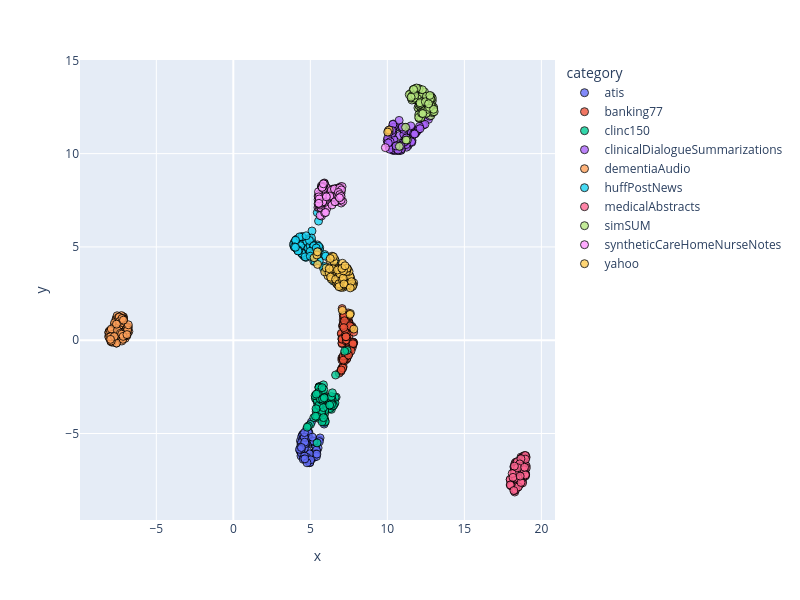

The cell this chart's notebook holds for it:
### Code cell
dimensionality_reduction_plots(file_paths="./outputsTest/*/mean_model_zero_shot_classification.csv")

### Figure 1 — Plotly figure (JSON) as saved in the notebook; plotly's stock layout.template omitted (floating-point values rounded to 4 significant figures)
{"data": [{"customdata": [["atis_199"], ["atis_12"], ["atis_115"], ["atis_276"], ["atis_188"], ["atis_137"], ["atis_177"], ["atis_106"], ["atis_100"], ["atis_267"], ["atis_112"], ["atis_126"], ["atis_120"], ["atis_239"], ["atis_101"], ["atis_153"], ["atis_13"], ["atis_101"], ["atis_136"], ["atis_212"], ["atis_230"], ["atis_112"], ["atis_122"], ["atis_156"], ["atis_232"], ["atis_3"], ["atis_171"], ["atis_187"], ["atis_151"], ["atis_10"], ["atis_154"], ["atis_425"], ["atis_185"], ["atis_25"], ["atis_148"], ["atis_134"], ["atis_188"], ["atis_193"], ["atis_129"], ["atis_109"], ["atis_180"], ["atis_275"], ["atis_124"], ["atis_10"], ["atis_210"], ["atis_118"], ["atis_206"], ["atis_138"], ["atis_15"], ["atis_227"], ["atis_13"], ["atis_218"], ["atis_20"], ["atis_150"], ["atis_110"], ["atis_164"], ["atis_116"], ["atis_152"], ["atis_132"], ["atis_144"], ["atis_128"], ["atis_117"], ["atis_217"], ["atis_17"], ["atis_168"], ["atis_15"], ["atis_10"], ["atis_100"], ["atis_130"], ["atis_111"], ["atis_150"], ["atis_544"], ["atis_145"], ["atis_108"], ["atis_270"], ["atis_209"], ["atis_118"], ["atis_117"], ["atis_304"], ["atis_128"], ["atis_101"], ["atis_210"], ["atis_204"], ["atis_157"], ["atis_11"], ["atis_268"], ["atis_116"], ["atis_148"], ["atis_112"], ["atis_198"], ["atis_125"], ["atis_0"], ["atis_128"], ["atis_129"], ["atis_199"], ["atis_105"], ["atis_257"], ["atis_108"], ["atis_153"], ["atis_11"]], "hovertemplate": "category=atis<br>x=%{x}<br>y=%{y}<br>doc_id=%{customdata[0]}<extra></extra>", "legendgroup": "atis", "marker": {"color": "#636efa", "line": {"color": "black", "width": 1}, "opacity": 0.8, "size": 8, "symbol": "circle"}, "mode": "markers", "name": "atis", "orientation": "v", "showlegend": true, "type": "scatter", "x": [5.503, 4.543, 5.073, 4.873, 5.542, 4.583, 5.187, 4.357, 4.537, 4.529, 5.319, 4.62, 5.248, 4.763, 4.925, 5.193, 4.888, 4.631, 4.79, 4.626, 4.532, 5.382, 5.342, 4.481, 4.604, 4.866, 4.544, 4.434, 5.31, 4.962, 4.513, 5.14, 4.886, 4.448, 4.891, 4.927, 5.309, 4.4, 5.414, 4.431, 4.393, 4.322, 5.25, 5.34, 4.896, 5.134, 4.617, 4.959, 5.095, 5.562, 4.727, 4.646, 5.398, 4.538, 4.776, 4.687, 4.575, 4.681, 4.639, 5.632, 5.894, 4.648, 4.816, 4.813, 4.769, 5.347, 5.396, 4.578, 5.588, 4.908, 4.841, 4.51, 4.97, 4.864, 4.406, 4.949, 4.803, 5.13, 4.429, 4.758, 4.45, 4.619, 5.181, 5.423, 5.023, 4.608, 4.675, 4.713, 5.243, 4.363, 4.539, 4.785, 4.6, 4.635, 4.407, 4.298, 5.128, 4.421, 4.618, 4.645], "xaxis": "x", "y": [-5.775, -5.028, -4.384, -6.466, -5.338, -6.129, -6.164, -5.395, -6.139, -5.074, -5.974, -5.994, -6.273, -4.776, -6.472, -5.566, -6.482, -6.254, -5.42, -6.341, -5.523, -5.936, -6.128, -5.095, -5.284, -4.921, -6.296, -5.182, -6.077, -6.424, -5.069, -6.216, -6.157, -6.109, -5.251, -6.333, -5.598, -5.568, -5.962, -6.044, -6.199, -5.919, -6.021, -5.666, -5.21, -6.305, -6.228, -6.567, -6.315, -5.35, -5.32, -6.208, -5.891, -5.292, -5.125, -5.69, -6.293, -6.288, -5.66, -5.236, -4.493, -6.177, -5.397, -5.918, -5.113, -6.109, -6.229, -6.186, -5.435, -4.94, -5.149, -5.611, -6.547, -4.937, -6.029, -6.092, -6.381, -5.445, -5.473, -6.277, -5.779, -6.21, -5.393, -6.103, -6.411, -5.805, -5.543, -5.226, -5.418, -5.728, -6.383, -6.569, -5.194, -5.464, -5.844, -5.848, -5.194, -5.751, -4.949, -6.357], "yaxis": "y"}, {"customdata": [["atis_303"], ["atis_171"], ["atis_196"], ["atis_294"], ["atis_199"], ["atis_146"], ["atis_243"], ["atis_116"], ["atis_119"], ["atis_297"], ["atis_275"], ["atis_159"], ["atis_299"], ["atis_245"], ["atis_146"], ["atis_194"], ["atis_143"], ["atis_170"], ["atis_15"], ["atis_283"], ["atis_234"], ["atis_220"], ["atis_222"], ["atis_211"], ["atis_410"], ["atis_343"], ["atis_196"], ["atis_252"], ["atis_166"], ["atis_271"], ["atis_223"], ["atis_475"], ["atis_216"], ["atis_289"], ["atis_15"], ["atis_15"], ["atis_239"], ["atis_372"], ["atis_185"], ["atis_22"], ["atis_236"], ["atis_276"], ["atis_130"], ["atis_133"], ["atis_249"], ["atis_155"], ["atis_249"], ["atis_176"], ["atis_249"], ["atis_257"], ["atis_168"], ["atis_290"], ["atis_27"], ["atis_200"], ["atis_215"], ["atis_18"], ["atis_146"], ["atis_158"], ["atis_151"], ["atis_189"], ["atis_225"], ["atis_233"], ["atis_255"], ["atis_239"], ["atis_221"], ["atis_161"], ["atis_126"], ["atis_148"], ["atis_154"], ["atis_118"], ["atis_297"], ["atis_586"], ["atis_195"], ["atis_128"], ["atis_303"], ["atis_305"], ["atis_283"], ["atis_169"], ["atis_314"], ["atis_196"], ["atis_246"], ["atis_259"], ["atis_271"], ["atis_182"], ["atis_380"], ["atis_330"], ["atis_173"], ["atis_383"], ["atis_359"], ["atis_334"], ["atis_136"], ["atis_134"], ["atis_158"], ["atis_144"], ["atis_216"], ["atis_208"], ["atis_271"], ["atis_166"], ["atis_211"], ["atis_24"]], "hovertemplate": "category=banking77<br>x=%{x}<br>y=%{y}<br>doc_id=%{customdata[0]}<extra></extra>", "legendgroup": "banking77", "marker": {"color": "#EF553B", "line": {"color": "black", "width": 1}, "opacity": 0.8, "size": 8, "symbol": "circle"}, "mode": "markers", "name": "banking77", "orientation": "v", "showlegend": true, "type": "scatter", "x": [7.439, 7.171, 7.258, 7.198, 7.545, 7.768, 7.515, 7.426, 7.508, 7.305, 7.52, 7.023, 7.643, 7.445, 7.726, 7.79, 7.353, 7.531, 7.285, 7.426, 7.511, 7.132, 7.21, 7.474, 7.222, 7.374, 7.025, 7.324, 7.014, 7.775, 7.341, 7.275, 7.516, 7.065, 7.174, 7.388, 7.456, 7.706, 7.072, 7.046, 7.499, 7.774, 7.405, 7.364, 7.494, 7.256, 7.06, 7.269, 7.367, 7.087, 7.151, 7.128, 7.813, 7.426, 7.244, 7.647, 7.052, 7.046, 7.371, 7.047, 6.875, 7.408, 7.22, 7.065, 7.33, 5.86, 7.61, 7.813, 7.1, 7.113, 7.358, 7.412, 7.131, 7.447, 7.345, 7.063, 7.3, 7.663, 7.144, 7.756, 6.998, 7.3, 7.246, 7.77, 7.159, 7.105, 7.005, 7.132, 7.204, 7.243, 7.142, 7.681, 7.128, 7.56, 7.644, 7.316, 7.215, 7.141, 7.476, 7.175], "xaxis": "x", "y": [0.9967, 0.1538, 0.1641, 0.7295, -0.5368, -0.1034, -0.725, -0.1794, 0.9362, 1.049, 1.331, 0.335, 0.614, 1.041, -0.3788, -0.1158, 0.2158, -0.2537, 0.1352, -0.7262, 0.969, 1.083, 1.292, 1.26, -0.8331, 0.7516, -1.541, 0.3624, 0.3674, -0.2254, -1.017, 0.8671, -0.2938, 0.03001, 1.247, -0.9249, 1.462, 0.7361, -1.477, -0.9559, 0.2271, -0.1623, 0.8793, 0.7495, 0.9142, 0.2511, -0.186, -0.8455, 0.07502, 0.7646, -1.01, -1.414, -0.131, 0.4414, -1.095, -0.114, -0.1471, -1.061, -0.9809, 0.09049, -1.761, 0.9136, -0.994, 0.04912, -0.05281, -2.919, 0.7009, 0.4329, -0.9691, -0.9995, -0.8451, -0.6961, 1.388, -0.05556, 0.01726, 1.694, 0.991, 0.6652, 0.8994, -0.1277, -1.657, 0.186, 0.5723, -0.1904, 1.289, -1.49, -1.597, -0.8523, 1.329, -0.6707, 0.8435, 0.6971, 0.7898, 0.7675, -0.5711, 0.1852, 1.042, -1.07, -0.7937, 0.676], "yaxis": "y"}, {"customdata": [["atis_356"], ["atis_200"], ["atis_317"], ["atis_361"], ["atis_220"], ["atis_246"], ["atis_305"], ["atis_122"], ["atis_220"], ["atis_520"], ["atis_297"], ["atis_181"], ["atis_309"], ["atis_378"], ["atis_247"], ["atis_234"], ["atis_189"], ["atis_226"], ["atis_156"], ["atis_34"], ["atis_253"], ["atis_299"], ["atis_290"], ["atis_252"], ["atis_418"], ["atis_360"], ["atis_256"], ["atis_320"], ["atis_315"], ["atis_28"], ["atis_249"], ["atis_559"], ["atis_251"], ["atis_297"], ["atis_305"], ["atis_20"], ["atis_426"], ["atis_376"], ["atis_233"], ["atis_220"], ["atis_256"], ["atis_279"], ["atis_164"], ["atis_298"], ["atis_270"], ["atis_185"], ["atis_251"], ["atis_280"], ["atis_368"], ["atis_265"], ["atis_201"], ["atis_436"], ["atis_337"], ["atis_273"], ["atis_394"], ["atis_220"], ["atis_32"], ["atis_18"], ["atis_242"], ["atis_229"], ["atis_292"], ["atis_261"], ["atis_317"], ["atis_274"], ["atis_277"], ["atis_207"], ["atis_141"], ["atis_268"], ["atis_165"], ["atis_191"], ["atis_318"], ["atis_642"], ["atis_369"], ["atis_155"], ["atis_347"], ["atis_344"], ["atis_487"], ["atis_174"], ["atis_321"], ["atis_230"], ["atis_274"], ["atis_372"], ["atis_282"], ["atis_2"], ["atis_405"], ["atis_349"], ["atis_209"], ["atis_395"], ["atis_389"], ["atis_389"], ["atis_258"], ["atis_200"], ["atis_197"], ["atis_239"], ["atis_230"], ["atis_240"], ["atis_325"], ["atis_223"], ["atis_286"], ["atis_259"]], "hovertemplate": "category=clinc150<br>x=%{x}<br>y=%{y}<br>doc_id=%{customdata[0]}<extra></extra>", "legendgroup": "clinc150", "marker": {"color": "#00cc96", "line": {"color": "black", "width": 1}, "opacity": 0.8, "size": 8, "symbol": "circle"}, "mode": "markers", "name": "clinc150", "orientation": "v", "showlegend": true, "type": "scatter", "x": [6.133, 5.544, 5.841, 5.587, 5.796, 5.748, 5.999, 5.345, 5.439, 5.466, 5.622, 5.934, 5.907, 5.841, 6.546, 5.693, 5.418, 6.059, 6.226, 5.397, 5.636, 5.902, 6.366, 5.752, 5.979, 5.937, 6.406, 5.925, 5.919, 5.566, 5.671, 5.811, 6.083, 6.288, 6.161, 5.666, 5.967, 5.22, 5.956, 5.39, 5.661, 5.485, 5.918, 5.48, 5.325, 6.673, 5.582, 5.911, 5.453, 5.72, 6.408, 6.258, 5.007, 7.388, 6.446, 6.464, 5.381, 5.973, 5.93, 6.242, 7.228, 5.776, 6.598, 5.59, 6.601, 5.746, 5.85, 6.415, 4.874, 5.704, 5.763, 5.718, 5.572, 6.348, 5.552, 5.309, 5.552, 6.41, 5.743, 5.849, 5.849, 5.37, 4.795, 5.633, 5.451, 6.639, 6.361, 6.496, 5.335, 5.66, 5.509, 6.376, 5.876, 5.795, 5.858, 5.762, 5.9, 6.254, 6.43, 5.387], "xaxis": "x", "y": [-3.459, -4.187, -2.864, -2.496, -3.883, -3.496, -3.246, -3.061, -5.504, -3.014, -2.612, -3.126, -4.274, -4.307, -3.431, -3.477, -3.241, -3.352, -3.674, -2.923, -3.521, -4.246, -3.706, -3.881, -3.134, -4.319, -3.524, -3.944, -4.405, -2.489, -3.941, -3.015, -3.323, -3.657, -3.402, -2.654, -3.173, -4.155, -3.637, -3.159, -3.278, -3.602, -4.199, -3.443, -3.111, -3.049, -2.524, -3.202, -3.248, -3.705, -3.197, -3.323, -4.512, -0.5398, -3.533, -3.377, -3.82, -4.362, -3.789, -3.474, -0.5934, -4.016, -3.353, -3.552, -3.067, -3.889, -2.392, -3.182, -4.594, -2.619, -4.374, -3.842, -2.52, -3.14, -3.486, -2.973, -2.55, -3.391, -3.221, -3.027, -3.61, -3.674, -4.661, -3.135, -4.087, -1.865, -3.019, -3.499, -4.075, -2.812, -2.813, -3.447, -2.649, -3.15, -4.149, -2.542, -3.091, -3.477, -2.82, -2.891], "yaxis": "y"}, {"customdata": [["atis_36"], ["atis_223"], ["atis_421"], ["atis_394"], ["atis_24"], ["atis_385"], ["atis_316"], ["atis_187"], ["atis_313"], ["atis_547"], ["atis_337"], ["atis_227"], ["atis_324"], ["atis_463"], ["atis_361"], ["atis_294"], ["atis_206"], ["atis_28"], ["atis_239"], ["atis_39"], ["atis_261"], ["atis_313"], ["atis_457"], ["atis_360"], ["atis_453"], ["atis_398"], ["atis_430"], ["atis_324"], ["atis_357"], ["atis_335"], ["atis_269"], ["atis_562"], ["atis_26"], ["atis_409"], ["atis_32"], ["atis_241"], ["atis_488"], ["atis_407"], ["atis_447"], ["atis_235"], ["atis_292"], ["atis_303"], ["atis_252"], ["atis_347"], ["atis_386"], ["atis_325"], ["atis_311"], ["atis_437"], ["atis_417"], ["atis_356"], ["atis_210"], ["atis_455"], ["atis_404"], ["atis_336"], ["atis_396"], ["atis_239"], ["atis_42"], ["atis_379"], ["atis_38"], ["atis_317"], ["atis_338"], ["atis_304"], ["atis_454"], ["atis_300"], ["atis_304"], ["atis_254"], ["atis_237"], ["atis_345"], ["atis_188"], ["atis_246"], ["atis_389"], ["atis_645"], ["atis_407"], ["atis_21"], ["atis_355"], ["atis_367"], ["atis_488"], ["atis_318"], ["atis_334"], ["atis_276"], ["atis_427"], ["atis_412"], ["atis_302"], ["atis_27"], ["atis_441"], ["atis_397"], ["atis_276"], ["atis_468"], ["atis_430"], ["atis_398"], ["atis_310"], ["atis_213"], ["atis_224"], ["atis_381"], ["atis_237"], ["atis_288"], ["atis_338"], ["atis_326"], ["atis_300"], ["atis_337"]], "hovertemplate": "category=clinicalDialogueSummarizations<br>x=%{x}<br>y=%{y}<br>doc_id=%{customdata[0]}<extra></extra>", "legendgroup": "clinicalDialogueSummarizations", "marker": {"color": "#ab63fa", "line": {"color": "black", "width": 1}, "opacity": 0.8, "size": 8, "symbol": "circle"}, "mode": "markers", "name": "clinicalDialogueSummarizations", "orientation": "v", "showlegend": true, "type": "scatter", "x": [11.84, 12.32, 11.85, 11.99, 11.28, 11.49, 10.66, 11.21, 10.11, 10.32, 10.38, 10.03, 11.5, 10.86, 11.48, 10.62, 10.39, 11.81, 11.21, 10.1, 11.89, 10.61, 10.28, 10.71, 10.39, 10.85, 10.08, 10.34, 12.34, 10.8, 11.6, 10.8, 18.21, 12.12, 11.32, 11.35, 10.15, 11.15, 10.82, 10.53, 11.7, 11.25, 10.11, 11.09, 11.4, 10.15, 10.18, 10.4, 12.02, 10.81, 11.07, 12.67, 11.59, 10.38, 12.44, 11.57, 9.991, 10.94, 12.08, 10.22, 12.75, 10.87, 11.01, 10.26, 11.02, 10.22, 10.15, 10.76, 11.26, 10.76, 10.97, 10.89, 10.36, 11.8, 10.91, 10.91, 10.36, 10.36, 12.12, 10.43, 18.27, 10.3, 11.23, 11.05, 10.07, 10.02, 11.12, 10.59, 10.18, 10.69, 10.72, 10.28, 11.77, 11.52, 10.87, 10.12, 11.23, 10.97, 10.06, 10.56], "xaxis": "x", "y": [11.11, 11.56, 11.22, 11.27, 10.97, 11.04, 10.27, 10.9, 10.39, 11.37, 10.17, 10.61, 10.68, 10.36, 10.69, 11.44, 10.82, 11.16, 11.41, 11.06, 11.16, 10.25, 11.33, 10.16, 11.59, 10.34, 10.8, 10.21, 11.52, 10.25, 10.71, 10.97, -6.78, 12.01, 11.21, 10.43, 11.11, 10.82, 10.2, 10.16, 11.07, 10.35, 10.8, 11.21, 10.79, 10.99, 10.46, 11.41, 11.32, 10.19, 11.04, 11.84, 10.61, 10.21, 11.57, 10.64, 10.69, 11.38, 11.46, 10.47, 12.01, 10.2, 10.43, 11.2, 10.56, 10.9, 10.23, 11.78, 10.84, 10.24, 10.56, 10.17, 11.24, 11.07, 10.33, 10.25, 11.23, 11.56, 11.34, 10.74, -6.912, 11.09, 10.49, 11.3, 11.23, 10.83, 10.62, 10.24, 10.64, 10.19, 10.46, 11.24, 11.05, 11.48, 10.41, 11.15, 10.84, 11.43, 10.57, 10.41], "yaxis": "y"}, {"customdata": [["atis_405"], ["atis_232"], ["atis_424"], ["atis_402"], ["atis_364"], ["atis_416"], ["atis_365"], ["atis_288"], ["atis_316"], ["atis_553"], ["atis_403"], ["atis_380"], ["atis_329"], ["atis_488"], ["atis_364"], ["atis_386"], ["atis_284"], ["atis_280"], ["atis_392"], ["atis_428"], ["atis_447"], ["atis_441"], ["atis_474"], ["atis_510"], ["atis_467"], ["atis_512"], ["atis_44"], ["atis_338"], ["atis_537"], ["atis_405"], ["atis_325"], ["atis_57"], ["atis_298"], ["atis_455"], ["atis_424"], ["atis_473"], ["atis_514"], ["atis_448"], ["atis_46"], ["atis_280"], ["atis_420"], ["atis_316"], ["atis_352"], ["atis_479"], ["atis_397"], ["atis_391"], ["atis_456"], ["atis_525"], ["atis_554"], ["atis_383"], ["atis_32"], ["atis_513"], ["atis_407"], ["atis_348"], ["atis_428"], ["atis_244"], ["atis_490"], ["atis_41"], ["atis_525"], ["atis_523"], ["atis_351"], ["atis_334"], ["atis_464"], ["atis_421"], ["atis_320"], ["atis_278"], ["atis_386"], ["atis_351"], ["atis_228"], ["atis_289"], ["atis_563"], ["atis_646"], ["atis_451"], ["atis_381"], ["atis_368"], ["atis_400"], ["atis_526"], ["atis_360"], ["atis_401"], ["atis_478"], ["atis_469"], ["atis_422"], ["atis_353"], ["atis_279"], ["atis_467"], ["atis_503"], ["atis_285"], ["atis_469"], ["atis_465"], ["atis_494"], ["atis_516"], ["atis_264"], ["atis_243"], ["atis_392"], ["atis_250"], ["atis_325"], ["atis_454"], ["atis_403"], ["atis_34"], ["atis_388"]], "hovertemplate": "category=dementiaAudio<br>x=%{x}<br>y=%{y}<br>doc_id=%{customdata[0]}<extra></extra>", "legendgroup": "dementiaAudio", "marker": {"color": "#FFA15A", "line": {"color": "black", "width": 1}, "opacity": 0.8, "size": 8, "symbol": "circle"}, "mode": "markers", "name": "dementiaAudio", "orientation": "v", "showlegend": true, "type": "scatter", "x": [-7.134, -7.462, -7.925, -7.881, -7.595, -6.865, -7.792, -7.323, -6.942, -7.027, -6.919, -6.909, -7.414, -7.734, -7.394, -7.865, -7.656, -7.914, -7.613, -7.589, -7.507, -6.781, -7.951, -7.379, -7.081, -7.129, -7.914, -6.94, -7.161, -6.814, -7.945, -7.264, -7.725, -7.543, -7.205, -7.469, -7.237, -7.611, -7.681, -7.967, -7.528, -7.254, -7.146, -7.452, -6.934, -7.341, -7.366, -7.309, -6.871, -7.609, -8.054, -7.87, -7.796, -7.711, -8.089, -7.141, -7.952, -7.923, -6.895, -7.948, -7.478, -7.545, -7.582, -7.173, -7.738, -8.088, -6.911, -7.057, -6.918, -8.075, -6.926, -7.132, -7.988, -7.838, -7.381, -7.922, -7.462, -8.074, -6.987, -7.405, -7.208, -7.243, -7.527, -7.409, -7.389, -6.9, -7.329, -7.589, -6.863, -7.251, -7.228, -7.154, -7.589, -6.817, -7.924, -7.972, -7.134, -7.726, -7.976, -6.905], "xaxis": "x", "y": [1.252, 1.152, 0.1009, 0.02149, 1.14, 0.5584, 0.01798, 0.553, 0.6108, 0.09708, 0.4101, 0.4512, 0.9363, 0.1241, 0.826, -0.01514, 0.9143, 0.4883, 0.7183, -0.1551, 1.227, 0.4689, 0.03706, 0.6898, 0.876, 1.117, -0.04229, 0.4061, 1.236, 0.6903, -0.02141, 1.319, 0.8278, 1.155, 1.146, 0.311, -0.0415, 0.6476, 0.2311, 0.02925, 0.9487, 0.3836, 1.12, 0.8964, 0.6295, 0.5108, 0.5295, 0.11, 0.4025, 1.141, 0.4874, -0.1086, 0.3971, 0.9395, 0.406, 0.7886, -0.06761, 0.3278, 0.6373, 0.5349, 0.3709, 1.31, 0.2407, 0.04727, 0.1978, 0.2173, 0.2435, 0.4548, 0.2973, 0.4257, 0.4002, 1.147, 0.5081, 0.3211, 0.4447, 0.5994, 1.205, 0.1524, 0.3355, 0.8013, 0.9371, 1.166, 0.5214, 1.244, 1.003, 0.6782, 0.3692, 0.8603, 0.5532, 0.3211, 1.165, 0.2054, -0.1521, 0.8264, -0.04218, 0.1914, 1.074, 0.199, 0.04453, 0.3005], "yaxis": "y"}, {"customdata": [["atis_434"], ["atis_29"], ["atis_510"], ["atis_407"], ["atis_392"], ["atis_641"], ["atis_455"], ["atis_305"], ["atis_432"], ["atis_578"], ["atis_413"], ["atis_46"], ["atis_34"], ["atis_52"], ["atis_368"], ["atis_445"], ["atis_345"], ["atis_338"], ["atis_487"], ["atis_438"], ["atis_493"], ["atis_493"], ["atis_486"], ["atis_523"], ["atis_620"], ["atis_518"], ["atis_443"], ["atis_541"], ["atis_612"], ["atis_460"], ["atis_392"], ["atis_587"], ["atis_307"], ["atis_482"], ["atis_466"], ["atis_504"], ["atis_54"], ["atis_478"], ["atis_481"], ["atis_338"], ["atis_443"], ["atis_323"], ["atis_388"], ["atis_533"], ["atis_505"], ["atis_543"], ["atis_50"], ["atis_547"], ["atis_577"], ["atis_405"], ["atis_356"], ["atis_538"], ["atis_408"], ["atis_392"], ["atis_490"], ["atis_374"], ["atis_543"], ["atis_422"], ["atis_577"], ["atis_529"], ["atis_410"], ["atis_424"], ["atis_470"], ["atis_471"], ["atis_382"], ["atis_335"], ["atis_458"], ["atis_410"], ["atis_258"], ["atis_293"], ["atis_567"], ["atis_692"], ["atis_475"], ["atis_384"], ["atis_375"], ["atis_607"], ["atis_538"], ["atis_399"], ["atis_48"], ["atis_546"], ["atis_495"], ["atis_462"], ["atis_507"], ["atis_425"], ["atis_552"], ["atis_524"], ["atis_360"], ["atis_545"], ["atis_472"], ["atis_511"], ["atis_602"], ["atis_294"], ["atis_369"], ["atis_469"], ["atis_327"], ["atis_389"], ["atis_476"], ["atis_443"], ["atis_350"], ["atis_391"]], "hovertemplate": "category=huffPostNews<br>x=%{x}<br>y=%{y}<br>doc_id=%{customdata[0]}<extra></extra>", "legendgroup": "huffPostNews", "marker": {"color": "#19d3f3", "line": {"color": "black", "width": 1}, "opacity": 0.8, "size": 8, "symbol": "circle"}, "mode": "markers", "name": "huffPostNews", "orientation": "v", "showlegend": true, "type": "scatter", "x": [3.978, 4.552, 4.145, 4.92, 4.574, 4.668, 4.936, 4.562, 5.486, 4.777, 4.336, 3.991, 4.909, 5.235, 4.553, 4.568, 5.284, 4.515, 4.668, 6.454, 4.501, 5.604, 3.944, 5.357, 7.248, 5.216, 6.631, 3.964, 6.507, 5.458, 4.646, 4.68, 6.49, 5.088, 5.534, 5.607, 4.613, 5.225, 5.106, 6.059, 4.939, 4.816, 5.304, 5.795, 4.156, 4.105, 4.557, 4.548, 5.112, 4.044, 4.991, 4.745, 4.15, 4.031, 4.846, 3.901, 5.868, 5.074, 5.269, 4.646, 4.734, 4.713, 4.287, 4.071, 4.441, 4.686, 4.991, 5.247, 5.51, 4.435, 6.39, 4.044, 4.462, 4.057, 5.934, 4.458, 5.452, 4.363, 5.848, 5.181, 5.581, 6.889, 4.439, 4.305, 4.94, 5.228, 4.723, 4.665, 4.167, 4.249, 4.196, 4.037, 4.994, 5.544, 3.963, 4.031, 5.381, 5.995, 5.506, 5.0], "xaxis": "x", "y": [4.99, 5.046, 5.427, 4.953, 4.898, 4.485, 5.463, 4.947, 4.603, 4.819, 4.804, 5.027, 5.07, 4.884, 4.54, 5.09, 4.374, 5.186, 5.182, 4.452, 5.063, 4.809, 5.225, 4.956, 3.43, 4.889, 4.235, 5.036, 3.894, 5.108, 4.492, 5.42, 3.176, 4.585, 6.384, 4.952, 4.544, 4.225, 5.852, 3.656, 5.323, 4.718, 4.231, 7.159, 5.27, 4.935, 5.078, 5.197, 5.264, 4.971, 4.952, 4.664, 4.883, 5.203, 4.913, 5.115, 3.962, 5.477, 4.92, 5.338, 5.306, 4.438, 5.224, 5.324, 5.543, 4.572, 5.058, 4.633, 5.006, 4.704, 4.439, 5.013, 5.541, 5.365, 4.591, 4.637, 6.839, 5.063, 3.872, 5.094, 4.25, 3.72, 4.67, 5.538, 5.347, 5.059, 5.595, 4.469, 4.854, 4.793, 4.781, 5.354, 4.763, 5.029, 5.003, 4.977, 4.943, 4.502, 4.741, 4.499], "yaxis": "y"}, {"customdata": [["atis_436"], ["atis_387"], ["atis_524"], ["atis_469"], ["atis_441"], ["atis_643"], ["atis_493"], ["atis_372"], ["atis_446"], ["atis_636"], ["atis_514"], ["atis_614"], ["atis_364"], ["atis_582"], ["atis_459"], ["atis_454"], ["atis_622"], ["atis_382"], ["atis_488"], ["atis_487"], ["atis_609"], ["atis_524"], ["atis_539"], ["atis_647"], ["atis_655"], ["atis_605"], ["atis_455"], ["atis_58"], ["atis_658"], ["atis_521"], ["atis_422"], ["atis_599"], ["atis_426"], ["atis_531"], ["atis_470"], ["atis_545"], ["atis_597"], ["atis_498"], ["atis_535"], ["atis_396"], ["atis_502"], ["atis_389"], ["atis_475"], ["atis_580"], ["atis_52"], ["atis_593"], ["atis_656"], ["atis_574"], ["atis_630"], ["atis_439"], ["atis_415"], ["atis_660"], ["atis_479"], ["atis_537"], ["atis_512"], ["atis_379"], ["atis_618"], ["atis_482"], ["atis_673"], ["atis_573"], ["atis_426"], ["atis_483"], ["atis_479"], ["atis_530"], ["atis_413"], ["atis_40"], ["atis_586"], ["atis_551"], ["atis_356"], ["atis_378"], ["atis_586"], ["atis_694"], ["atis_483"], ["atis_568"], ["atis_395"], ["atis_621"], ["atis_57"], ["atis_536"], ["atis_558"], ["atis_599"], ["atis_521"], ["atis_478"], ["atis_595"], ["atis_540"], ["atis_6"], ["atis_531"], ["atis_385"], ["atis_581"], ["atis_603"], ["atis_517"], ["atis_614"], ["atis_384"], ["atis_48"], ["atis_495"], ["atis_410"], ["atis_489"], ["atis_522"], ["atis_491"], ["atis_527"], ["atis_439"]], "hovertemplate": "category=medicalAbstracts<br>x=%{x}<br>y=%{y}<br>doc_id=%{customdata[0]}<extra></extra>", "legendgroup": "medicalAbstracts", "marker": {"color": "#FF6692", "line": {"color": "black", "width": 1}, "opacity": 0.8, "size": 8, "symbol": "circle"}, "mode": "markers", "name": "medicalAbstracts", "orientation": "v", "showlegend": true, "type": "scatter", "x": [18.84, 18.36, 17.98, 18.97, 18.43, 18.29, 18.94, 17.99, 18.62, 18.86, 18.81, 18.03, 18.9, 18.84, 18.28, 18.18, 18.16, 18.88, 18.28, 18.91, 18.97, 18.97, 18.29, 18.77, 18.83, 18.75, 18.42, 18.67, 18.67, 18.83, 18.08, 18.46, 18.25, 18.69, 18.92, 18.91, 18.67, 18.66, 18.79, 18.84, 18.29, 19.01, 18.77, 18.17, 18.32, 18.78, 18.24, 18.64, 18.6, 18.23, 18.39, 18.97, 18.68, 19.01, 18.27, 18.24, 18.49, 18.25, 18.83, 18.27, 17.97, 18.76, 18.04, 18.73, 18.35, 18.05, 18.26, 18.88, 18.33, 18.33, 18.78, 18.32, 18.93, 18.92, 18.74, 18.84, 18.43, 17.98, 18.96, 18.97, 19.02, 18.98, 18.77, 18.27, 18.67, 18.26, 18.94, 18.59, 18.96, 18.1, 18.51, 18.87, 18.68, 18.46, 18.25, 18.97, 18.16, 18.62, 18.91, 18.21], "xaxis": "x", "y": [-6.268, -6.533, -7.482, -7.195, -7.891, -6.59, -6.956, -7.748, -7.711, -6.221, -6.823, -7.773, -6.395, -7.302, -6.807, -7.623, -7.416, -6.931, -8.03, -6.599, -7.201, -6.746, -6.652, -7.521, -6.286, -6.48, -7.363, -7.669, -6.266, -7.029, -7.823, -7.87, -8.019, -6.479, -6.877, -6.293, -6.749, -7.108, -6.272, -7.25, -7.41, -6.734, -6.436, -7.772, -7.878, -7.345, -6.964, -7.473, -6.543, -7.253, -6.573, -6.196, -7.577, -6.269, -8.135, -6.996, -7.396, -7.261, -6.345, -8.027, -7.459, -6.316, -7.778, -7.61, -7.846, -7.8, -8.055, -6.188, -7.999, -7.394, -7.646, -7.101, -7.078, -6.305, -6.311, -6.318, -6.508, -7.757, -6.18, -7.276, -6.852, -6.381, -6.759, -6.901, -6.351, -7.115, -7.218, -6.63, -7.168, -7.146, -7.858, -6.945, -7.622, -6.833, -6.748, -7.223, -7.35, -7.282, -6.808, -8.057], "yaxis": "y"}, {"customdata": [["atis_533"], ["atis_406"], ["atis_539"], ["atis_536"], ["atis_468"], ["atis_662"], ["atis_503"], ["atis_584"], ["atis_495"], ["atis_651"], ["atis_615"], ["atis_629"], ["atis_5"], ["atis_698"], ["atis_66"], ["atis_497"], ["atis_624"], ["atis_482"], ["atis_514"], ["atis_6"], ["atis_610"], ["atis_592"], ["atis_557"], ["atis_692"], ["atis_716"], ["atis_698"], ["atis_575"], ["atis_6"], ["atis_714"], ["atis_593"], ["atis_502"], ["atis_643"], ["atis_501"], ["atis_59"], ["atis_575"], ["atis_637"], ["atis_600"], ["atis_523"], ["atis_628"], ["atis_432"], ["atis_572"], ["atis_470"], ["atis_481"], ["atis_590"], ["atis_579"], ["atis_680"], ["atis_691"], ["atis_616"], ["atis_64"], ["atis_494"], ["atis_503"], ["atis_663"], ["atis_512"], ["atis_561"], ["atis_538"], ["atis_402"], ["atis_688"], ["atis_510"], ["atis_680"], ["atis_603"], ["atis_496"], ["atis_612"], ["atis_55"], ["atis_570"], ["atis_533"], ["atis_518"], ["atis_587"], ["atis_65"], ["atis_436"], ["atis_52"], ["atis_588"], ["atis_701"], ["atis_554"], ["atis_581"], ["atis_527"], ["atis_648"], ["atis_624"], ["atis_575"], ["atis_588"], ["atis_612"], ["atis_685"], ["atis_64"], ["atis_656"], ["atis_564"], ["atis_613"], ["atis_617"], ["atis_622"], ["atis_675"], ["atis_610"], ["atis_617"], ["atis_624"], ["atis_385"], ["atis_634"], ["atis_611"], ["atis_626"], ["atis_527"], ["atis_523"], ["atis_558"], ["atis_645"], ["atis_50"]], "hovertemplate": "category=simSUM<br>x=%{x}<br>y=%{y}<br>doc_id=%{customdata[0]}<extra></extra>", "legendgroup": "simSUM", "marker": {"color": "#B6E880", "line": {"color": "black", "width": 1}, "opacity": 0.8, "size": 8, "symbol": "circle"}, "mode": "markers", "name": "simSUM", "orientation": "v", "showlegend": true, "type": "scatter", "x": [12.82, 12.74, 11.56, 11.71, 12.54, 12.83, 12.07, 11.99, 11.95, 12.24, 11.3, 10.78, 12.1, 12.05, 12.57, 11.69, 13.0, 12.99, 12.39, 12.41, 11.78, 11.74, 12.07, 11.82, 12.22, 12.76, 12.02, 12.94, 11.6, 12.06, 11.49, 12.46, 12.77, 12.52, 12.41, 11.8, 12.66, 12.08, 11.74, 12.97, 12.19, 12.01, 12.28, 12.92, 11.89, 12.4, 12.92, 12.12, 12.1, 12.61, 11.63, 11.55, 11.68, 12.65, 11.63, 12.43, 12.17, 12.05, 12.04, 12.18, 12.28, 12.88, 12.51, 11.18, 11.89, 13.04, 11.96, 12.12, 11.22, 12.84, 11.76, 12.49, 11.42, 12.84, 12.65, 12.18, 12.69, 11.61, 11.78, 12.32, 12.13, 12.53, 12.75, 12.62, 12.59, 12.73, 12.03, 12.52, 12.77, 12.23, 13.0, 12.12, 11.54, 11.71, 12.31, 12.54, 12.47, 12.81, 12.76, 12.68], "xaxis": "x", "y": [12.04, 12.43, 13.11, 13.41, 12.19, 12.93, 12.41, 12.45, 12.86, 12.04, 10.73, 10.38, 13.22, 13.47, 12.76, 12.95, 12.43, 12.5, 12.87, 13.31, 12.89, 13.37, 11.89, 13.38, 12.35, 12.47, 12.85, 12.19, 12.87, 13.48, 13.21, 12.53, 12.82, 12.2, 13.02, 13.48, 12.9, 12.6, 13.41, 12.24, 13.04, 12.97, 12.76, 12.84, 12.99, 12.59, 12.98, 12.15, 11.88, 12.58, 13.03, 12.97, 13.43, 13.06, 13.09, 12.84, 12.48, 12.57, 12.08, 13.05, 13.42, 12.62, 12.83, 11.41, 13.52, 12.25, 12.94, 12.63, 10.73, 13.07, 12.97, 12.74, 13.16, 12.56, 12.44, 11.92, 12.69, 13.1, 13.13, 12.81, 12.66, 12.15, 13.05, 12.37, 12.77, 12.47, 11.94, 12.91, 12.84, 12.15, 12.37, 12.73, 13.02, 13.44, 12.15, 13.08, 12.78, 12.96, 13.12, 12.67], "yaxis": "y"}, {"customdata": [["atis_536"], ["atis_43"], ["atis_570"], ["atis_660"], ["atis_662"], ["atis_712"], ["atis_504"], ["atis_672"], ["atis_510"], ["atis_83"], ["atis_73"], ["atis_64"], ["atis_536"], ["atis_78"], ["atis_693"], ["atis_5"], ["atis_675"], ["atis_705"], ["atis_663"], ["atis_685"], ["atis_650"], ["atis_604"], ["atis_558"], ["atis_7"], ["atis_9"], ["atis_78"], ["atis_673"], ["atis_668"], ["atis_717"], ["atis_602"], ["atis_592"], ["atis_677"], ["atis_562"], ["atis_66"], ["atis_636"], ["atis_655"], ["atis_619"], ["atis_638"], ["atis_638"], ["atis_433"], ["atis_591"], ["atis_699"], ["atis_519"], ["atis_602"], ["atis_647"], ["atis_708"], ["atis_90"], ["atis_655"], ["atis_69"], ["atis_623"], ["atis_657"], ["atis_688"], ["atis_519"], ["atis_619"], ["atis_565"], ["atis_461"], ["atis_711"], ["atis_553"], ["atis_685"], ["atis_61"], ["atis_555"], ["atis_638"], ["atis_560"], ["atis_618"], ["atis_697"], ["atis_537"], ["atis_606"], ["atis_696"], ["atis_685"], ["atis_529"], ["atis_66"], ["atis_71"], ["atis_594"], ["atis_601"], ["atis_569"], ["atis_660"], ["atis_77"], ["atis_58"], ["atis_713"], ["atis_666"], ["atis_687"], ["atis_695"], ["atis_67"], ["atis_642"], ["atis_648"], ["atis_646"], ["atis_706"], ["atis_70"], ["atis_640"], ["atis_712"], ["atis_706"], ["atis_604"], ["atis_649"], ["atis_629"], ["atis_662"], ["atis_622"], ["atis_556"], ["atis_616"], ["atis_663"], ["atis_530"]], "hovertemplate": "category=syntheticCareHomeNurseNotes<br>x=%{x}<br>y=%{y}<br>doc_id=%{customdata[0]}<extra></extra>", "legendgroup": "syntheticCareHomeNurseNotes", "marker": {"color": "#FF97FF", "line": {"color": "black", "width": 1}, "opacity": 0.8, "size": 8, "symbol": "circle"}, "mode": "markers", "name": "syntheticCareHomeNurseNotes", "orientation": "v", "showlegend": true, "type": "scatter", "x": [5.825, 5.698, 5.695, 5.496, 5.594, 7.0, 6.55, 6.967, 6.017, 6.362, 5.725, 7.106, 5.71, 5.9, 5.72, 6.527, 5.633, 6.121, 5.781, 6.781, 6.888, 6.034, 6.652, 6.689, 6.727, 5.785, 6.385, 6.451, 6.687, 5.574, 6.74, 5.905, 5.506, 5.557, 5.858, 6.065, 6.674, 6.404, 5.846, 5.918, 5.751, 5.666, 6.461, 5.633, 6.405, 5.504, 5.689, 6.956, 5.868, 5.911, 6.19, 6.991, 6.012, 9.873, 5.719, 5.681, 6.05, 5.966, 5.632, 6.361, 5.831, 6.547, 6.932, 6.799, 6.995, 5.555, 5.716, 5.527, 5.746, 7.059, 5.9, 6.918, 6.265, 6.633, 5.791, 5.845, 5.929, 6.601, 5.545, 5.817, 6.766, 5.811, 6.764, 5.763, 6.561, 6.912, 7.006, 7.025, 6.841, 6.82, 6.915, 5.764, 5.503, 6.995, 5.578, 5.842, 5.555, 6.892, 6.04, 5.99], "xaxis": "x", "y": [8.258, 7.724, 7.595, 7.114, 7.834, 7.352, 7.411, 7.572, 8.175, 8.057, 6.655, 7.439, 7.176, 8.363, 7.355, 8.06, 7.44, 7.266, 8.227, 7.725, 7.852, 8.2, 7.426, 7.515, 8.131, 8.113, 7.898, 7.998, 7.499, 7.11, 7.823, 8.392, 7.718, 7.26, 8.33, 7.054, 7.608, 7.666, 7.571, 7.375, 8.208, 7.121, 8.097, 6.683, 7.248, 7.538, 7.194, 8.224, 7.97, 8.425, 7.798, 7.994, 7.69, 10.32, 8.271, 7.098, 7.535, 7.577, 7.251, 8.033, 7.788, 7.696, 7.74, 7.992, 7.875, 7.793, 8.202, 7.954, 7.34, 8.234, 8.376, 7.939, 7.724, 8.116, 7.398, 8.114, 6.828, 7.421, 7.681, 8.249, 8.116, 7.415, 7.767, 8.207, 8.103, 8.156, 7.521, 8.054, 7.692, 7.923, 7.803, 8.185, 7.312, 7.705, 7.569, 8.382, 7.336, 7.633, 7.685, 6.846], "yaxis": "y"}, {"customdata": [["atis_697"], ["atis_605"], ["atis_662"], ["atis_72"], ["atis_77"], ["atis_715"], ["atis_543"], ["atis_74"], ["atis_569"], ["atis_93"], ["atis_89"], ["atis_651"], ["atis_580"], ["atis_93"], ["atis_698"], ["atis_567"], ["atis_695"], ["atis_74"], ["atis_701"], ["atis_7"], ["atis_699"], ["atis_697"], ["atis_660"], ["atis_721"], ["atis_97"], ["atis_94"], ["atis_79"], ["atis_688"], ["atis_81"], ["atis_715"], ["atis_90"], ["atis_716"], ["atis_62"], ["atis_84"], ["atis_681"], ["atis_686"], ["atis_676"], ["atis_66"], ["atis_72"], ["atis_599"], ["atis_635"], ["atis_80"], ["atis_525"], ["atis_98"], ["atis_713"], ["atis_78"], ["atis_99"], ["atis_9"], ["atis_719"], ["atis_82"], ["atis_663"], ["atis_94"], ["atis_603"], ["atis_91"], ["atis_651"], ["atis_620"], ["atis_714"], ["atis_655"], ["atis_703"], ["atis_7"], ["atis_642"], ["atis_89"], ["atis_630"], ["atis_82"], ["atis_7"], ["atis_648"], ["atis_703"], ["atis_700"], ["atis_710"], ["atis_63"], ["atis_666"], ["atis_715"], ["atis_695"], ["atis_704"], ["atis_594"], ["atis_97"], ["atis_85"], ["atis_85"], ["atis_87"], ["atis_73"], ["atis_7"], ["atis_9"], ["atis_97"], ["atis_679"], ["atis_77"], ["atis_719"], ["atis_719"], ["atis_84"], ["atis_684"], ["atis_719"], ["atis_99"], ["atis_700"], ["atis_654"], ["atis_68"], ["atis_94"], ["atis_96"], ["atis_620"], ["atis_681"], ["atis_714"], ["atis_637"]], "hovertemplate": "category=yahoo<br>x=%{x}<br>y=%{y}<br>doc_id=%{customdata[0]}<extra></extra>", "legendgroup": "yahoo", "marker": {"color": "#FECB52", "line": {"color": "black", "width": 1}, "opacity": 0.8, "size": 8, "symbol": "circle"}, "mode": "markers", "name": "yahoo", "orientation": "v", "showlegend": true, "type": "scatter", "x": [6.731, 7.694, 7.649, 6.138, 7.419, 7.342, 6.447, 7.528, 6.549, 7.583, 7.374, 7.711, 6.59, 6.524, 6.661, 6.778, 6.268, 7.066, 6.561, 7.148, 6.469, 6.74, 5.933, 7.349, 6.796, 6.647, 5.471, 7.685, 6.548, 7.6, 6.405, 7.344, 6.027, 6.991, 6.68, 7.224, 6.522, 6.755, 7.816, 6.365, 6.658, 7.778, 6.625, 6.966, 6.955, 10.12, 7.571, 5.244, 7.087, 6.714, 7.82, 7.724, 6.435, 7.175, 6.22, 7.259, 7.268, 6.797, 7.006, 6.474, 7.316, 6.778, 5.428, 7.585, 7.052, 6.361, 5.457, 7.574, 6.312, 6.871, 6.72, 6.723, 7.734, 7.512, 6.641, 7.396, 6.819, 7.321, 10.02, 6.862, 7.263, 6.859, 7.055, 6.919, 7.42, 7.138, 7.346, 7.391, 7.078, 6.762, 7.153, 6.23, 6.857, 6.496, 7.674, 7.183, 7.048, 6.295, 7.593, 7.252], "xaxis": "x", "y": [3.03, 2.962, 3.244, 3.457, 3.808, 3.121, 3.303, 2.983, 3.796, 3.425, 3.601, 2.891, 4.327, 3.71, 3.672, 3.781, 4.293, 3.479, 3.877, 2.839, 3.574, 3.895, 3.663, 3.665, 3.777, 3.685, 4.063, 2.923, 3.628, 1.431, 4.502, 2.995, 3.876, 2.826, 3.716, 3.832, 4.218, 3.4, 3.071, 3.325, 3.709, 2.953, 3.132, 3.647, 3.312, 11.27, 1.381, 4.418, 4.122, 3.199, 0.5953, 3.003, 3.515, 3.678, 3.62, 2.93, 3.472, 3.845, 2.927, 3.829, 2.999, 3.598, 4.569, 2.988, 3.672, 3.272, 4.737, 3.405, 3.38, 3.48, 3.151, 3.014, 2.876, 3.688, 3.26, 3.815, 2.942, 3.824, 11.15, 3.801, 3.078, 3.027, 3.287, 3.556, 2.961, 3.328, 3.678, 3.854, 1.599, 3.763, 3.716, 3.833, 2.868, 4.475, 3.137, 3.013, 3.85, 4.38, 2.804, 3.989], "yaxis": "y"}], "layout": {"height": 600, "legend": {"title": {"text": "category"}, "tracegroupgap": 0}, "margin": {"t": 60}, "width": 800, "xaxis": {"anchor": "y", "domain": [0, 1], "title": {"text": "x"}}, "yaxis": {"anchor": "x", "domain": [0, 1], "title": {"text": "y"}}}}
